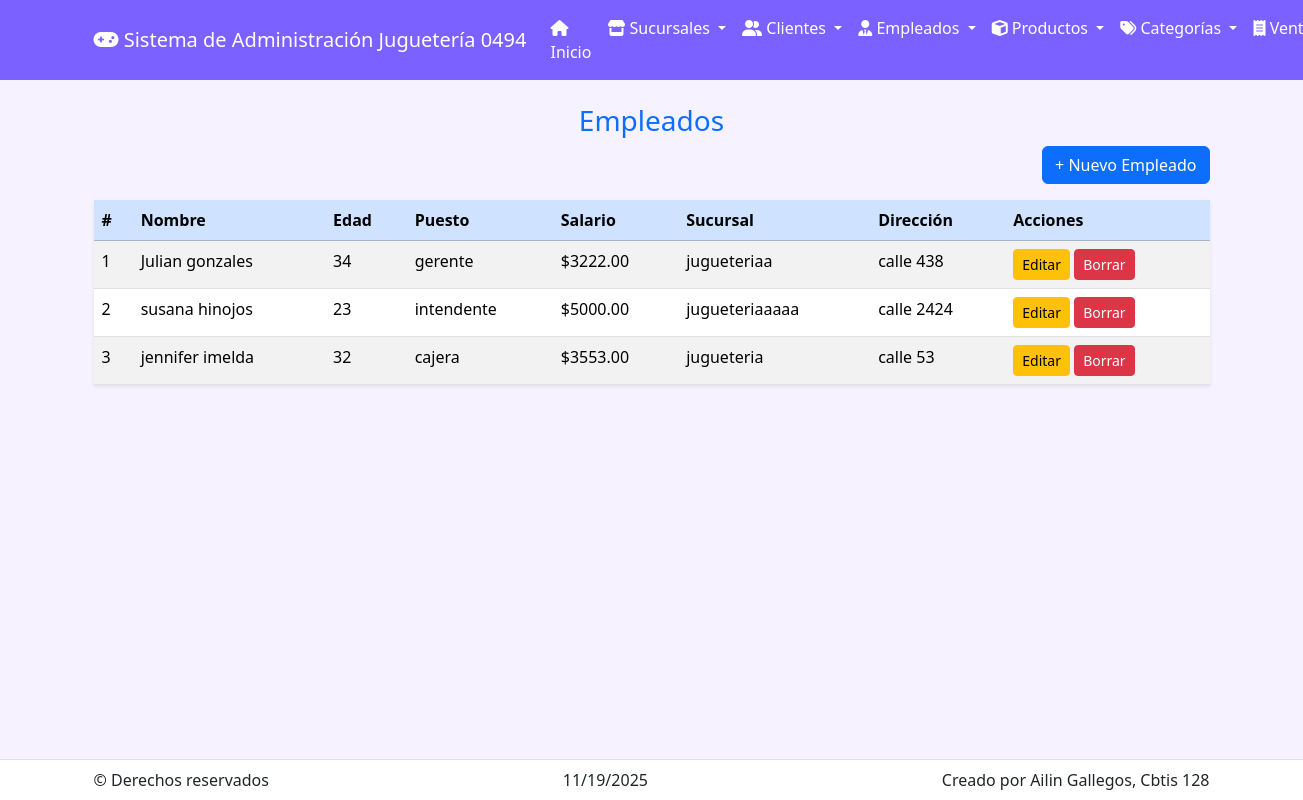
/empleados/, run on the app's committed database.
### app_Jugueteria/models.py (models this page shows, shortened)
class Empleado(models.Model):
    nombre = models.CharField(max_length=100)
    apellido = models.CharField(max_length=100)
    edad = models.PositiveIntegerField(blank=True, null=True)
    direccion = models.CharField(max_length=200, blank=True, null=True)
    puesto = models.CharField(max_length=100)
    salario = models.DecimalField(max_digits=10, decimal_places=2, blank=True, null=True)
    id_sucursal = models.ForeignKey(Sucursal, on_delete=models.CASCADE, related_name="empleados")

class Sucursal(models.Model):
    nombre = models.CharField(max_length=100)
    direccion = models.CharField(max_length=200)
    ciudad = models.CharField(max_length=100)
    estado = models.CharField(max_length=100)
    telefono = models.CharField(max_length=20, blank=True, null=True)
    codigo_postal = models.CharField(max_length=10, blank=True, null=True)
    email = models.EmailField(blank=True, null=True)
    imagen = models.ImageField(upload_to='sucursales/', blank=True, null=True)

### app_Jugueteria/views.py (the view)
# urls.py: path('empleados/', views.ver_empleados, name='ver_empleados'),
def ver_empleados(request):
    empleados = Empleado.objects.select_related('id_sucursal').all().order_by('id')
    return render(request, 'empleado/ver_empleados.html', {'empleados': empleados})

### app_Jugueteria/templates/empleado/ver_empleados.html
{% extends 'base.html' %}
{% block content %}
<h3 class="text-center text-primary">Empleados</h3>
<div class="mb-3 text-end">
    <a href="{% url 'agregar_empleado' %}" class="btn btn-primary">+ Nuevo Empleado</a>
</div>
<table class="table table-striped table-hover shadow-sm bg-white">
    <thead class="table-primary">
        <tr>
            <th>#</th>
            <th>Nombre</th>
            <th>Edad</th>
            <th>Puesto</th>
            <th>Salario</th>
            <th>Sucursal</th>
            <th>Dirección</th>
            <th>Acciones</th>
        </tr>
    </thead>
    <tbody>
        {% for e in empleados %}
        <tr>
            <td>{{ forloop.counter }}</td>
            <td>{{ e.nombre }} {{ e.apellido }}</td>
            <td>{{ e.edad }}</td>
            <td>{{ e.puesto }}</td>
            <td>${{ e.salario }}</td>
            <td>{% if e.id_sucursal %}{{ e.id_sucursal.nombre }}{% else %}-{% endif %}</td>
            <td>{{ e.direccion }}</td>
            <td>
                <a class="btn btn-sm btn-warning" href="{% url 'actualizar_empleado' e.id %}">Editar</a>
                <a class="btn btn-sm btn-danger" href="{% url 'borrar_empleado' e.id %}">Borrar</a>
            </td>
        </tr>
        {% empty %}
        <tr>
            <td colspan="8" class="text-center">No hay empleados registrados.</td>
        </tr>
        {% endfor %}
    </tbody>
</table>
{% endblock %}

### app_Jugueteria/templates/base.html (style rules this page uses)
:root { --primario:#7b61ff;--secundario:#f6f2ff }
body { background:var(--secundario);padding-bottom:80px }

### data on the page
Empleado: nombre "Julian", apellido "gonzales", edad "34", puesto "gerente", salario "3222.00", id_sucursal.nombre "jugueteriaa", direccion "calle 438"
Empleado: nombre "susana", apellido "hinojos", edad "23", puesto "intendente", salario "5000.00", id_sucursal.nombre "jugueteriaaaaa", direccion "calle 2424"
Empleado: nombre "jennifer", apellido "imelda", edad "32", puesto "cajera", salario "3553.00", id_sucursal.nombre "jugueteria", direccion "calle 53"
